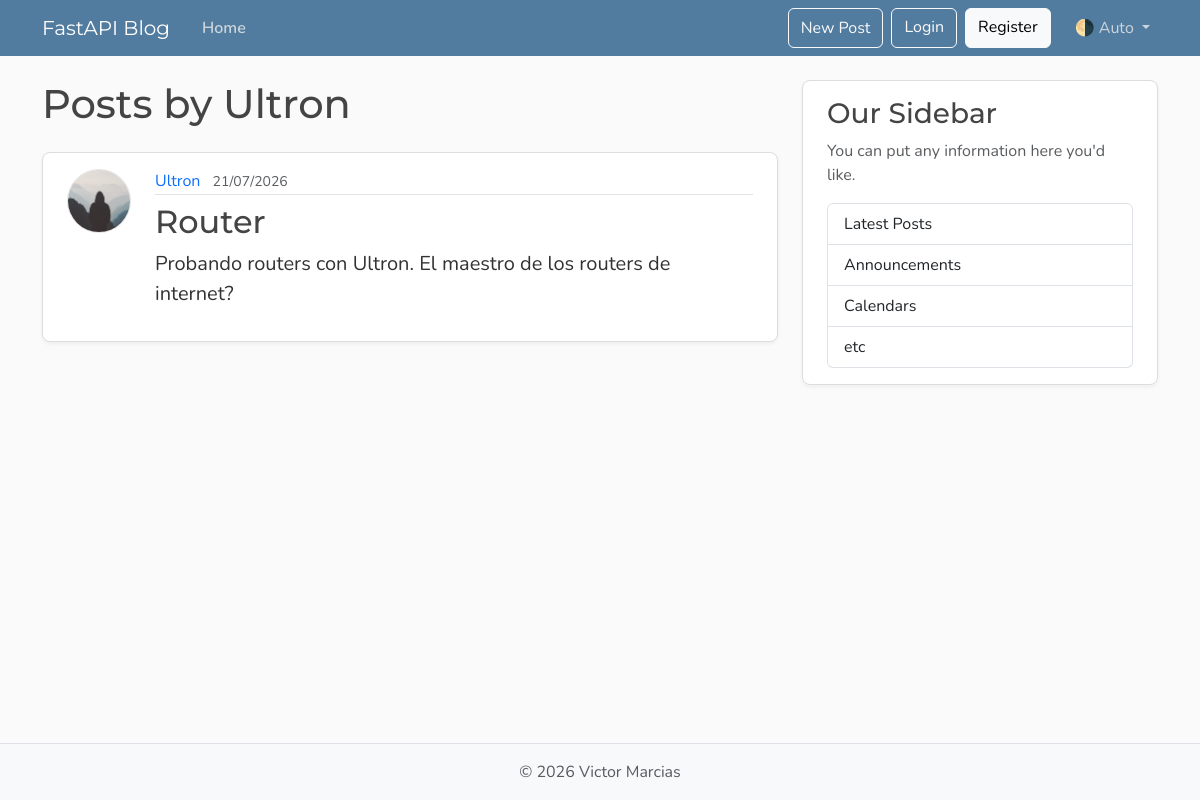
Before: /users/8/posts with the older database file.
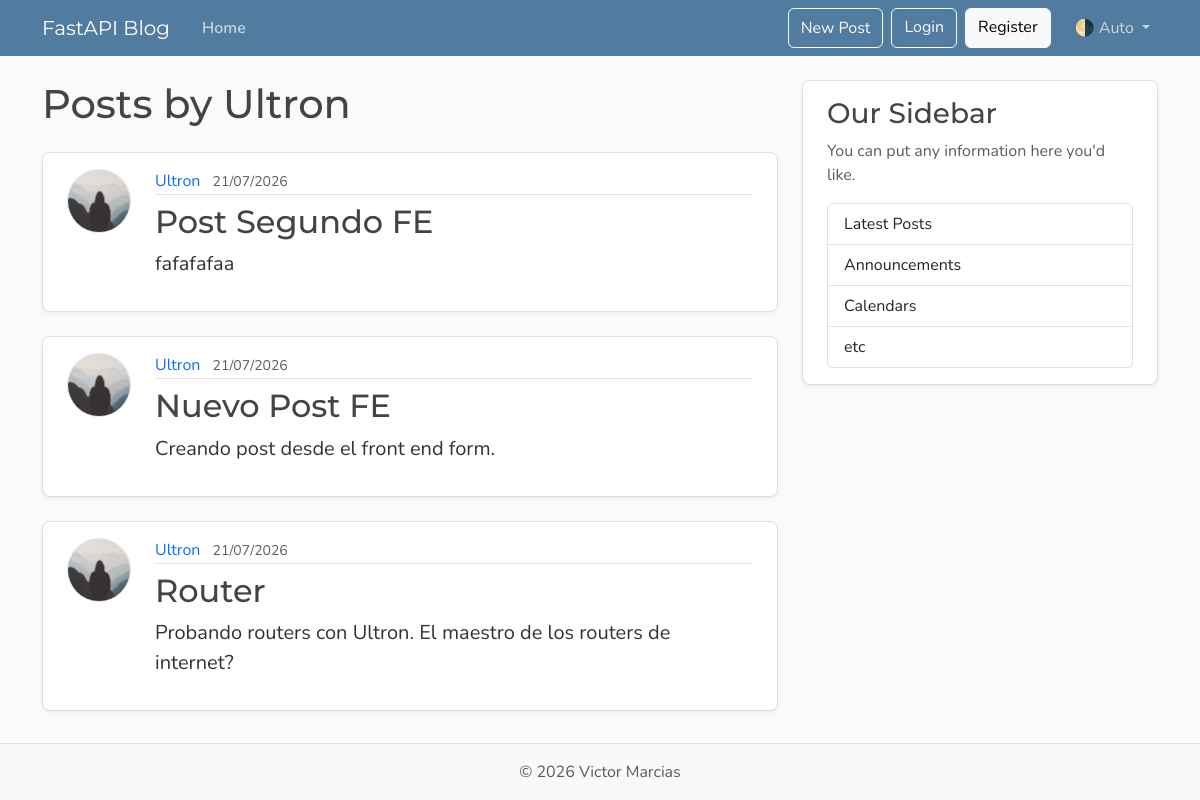
After: the same page with the newer database file.
### models.py (models this page shows, shortened)
class User(Base):
    __tablename__ = "users"
    id: Mapped[int] = mapped_column(Integer, primary_key=True, index=True)
    username: Mapped[str] = mapped_column(String(50), unique=True, nullable=False)
    email: Mapped[str] = mapped_column(String(120), unique=True, nullable=False)
    image_file: Mapped[str | None] = mapped_column(
        String(200),
        nullable=True,
        default=None,
    )
    posts: Mapped[list[Post]] = relationship(
        back_populates="author",
        cascade="all, delete-orphan"
    )

class Post(Base):
    __tablename__ = "posts"
    id: Mapped[int] = mapped_column(Integer, primary_key=True, index=True)
    title: Mapped[str] = mapped_column(String(100), nullable=False)
    content: Mapped[str] = mapped_column(Text, nullable=False)
    user_id: Mapped[int] = mapped_column(
        ForeignKey("users.id"),
        nullable=False,
        index=True,
    )
    date_posted: Mapped[datetime] = mapped_column(
        DateTime(timezone=True),
        default=lambda: datetime.now(UTC),
    )
    author: Mapped[User] = relationship(back_populates="posts")

### main.py (the view)
@app.get("/users/{user_id}/posts", include_in_schema=False, name="user_posts")
async def user_posts_page(
    request: Request,
    user_id: int,
    db: Annotated[AsyncSession, Depends(get_db)],
):
    result = await db.execute(
        select(models.User)
        .where(models.User.id == user_id)
    )
    user = result.scalars().first()
    if not user:
        raise HTTPException(
            status_code=status.HTTP_404_NOT_FOUND,
            detail="User not found",
        )
    result = await db.execute(
        select(models.Post)
        .options(selectinload(models.Post.author))
        .where(models.Post.user_id == user_id)
        .order_by(models.Post.date_posted.desc())
    )
    posts = result.scalars().all()
    return templates.TemplateResponse(
        request,
        "user_posts.html",
        {"posts": posts, "user": user, "title": f"{user.username}'s Posts"},
    )

### templates/user_posts.html
{% extends "layout.html" %}
{% block content %}
  <h1 class="mb-4">Posts by {{ user.username }}</h1>
  {% for post in posts %}
    <article class="content-section py-3 px-4 mb-4">
      <div class="d-flex align-items-start gap-4">
        <img class="rounded-circle article-img flex-shrink-0"
             src="{{ post.author.image_path }}"
             alt="{{ post.author.username }}'s profile picture"
             width="64"
             height="64"
             loading="lazy">
        <div class="flex-grow-1">
          <div class="article-metadata mb-2">
            <a class="me-2"
               href="{{ url_for('user_posts', user_id=post.author.id) }}">{{ post.author.username }}</a>
            <small class="text-body-secondary">{{ post.date_posted.strftime('%d/%m/%Y') }}</small>
          </div>
          <h2>
            <a class="article-title"
               href="{{ url_for('post_page', post_id=post.id) }}">{{ post.title }}</a>
          </h2>
          <p class="article-content">{{ post.content }}</p>
        </div>
      </div>
    </article>
  {% else %}
    <p class="text-body-secondary">No posts by this user yet.</p>
  {% endfor %}
{% endblock content %}

### templates/layout.html (shortened to what this page needs)
<!DOCTYPE html>
<html lang="en">
<head>
  <link href="https://cdn.jsdelivr.net/npm/bootstrap@5.3.8/dist/css/bootstrap.min.css" rel="stylesheet"
>
  <link rel="stylesheet" type="text/css" href="{{ url_for('static', path='css/main.css') }}">
</head>
<body class="d-flex flex-column min-vh-100">
  <header class="site-header">
    <nav class="navbar navbar-expand-md bg-steel fixed-top" data-bs-theme="dark">
      <div class="container">
        <a class="navbar-brand me-4" href="{{ url_for('home') }}">FastAPI Blog</a>
        <div class="collapse navbar-collapse" id="navbarToggle">
          <div class="navbar-nav me-auto">
            <a class="nav-link active" aria-current="page" href="{{ url_for('home') }}">Home</a>
          </div>
          <div class="navbar-nav">
            <button class="btn btn-outline-light mb-2 mb-md-0 me-md-2" type="button" data-bs-toggle="modal"
              data-bs-target="#createPostModal">New Post</button>
            <a class="btn btn-outline-light mb-2 mb-md-0 me-md-2" href="#">Login</a>
            <a class="btn btn-light mb-2 mb-md-0 me-md-3" href="#">Register</a>
            <div class="nav-item dropdown">
              <a class="nav-link dropdown-toggle" href="#" role="button" id="bd-theme" data-bs-toggle="dropdown"
                aria-expanded="false">
                <span id="bd-theme-text">🌗 Auto</span>
              </a>
            </div>
          </div>
        </div>
      </div>
    </nav>
  </header>
  <main role="main" class="container">
    <div class="row">
      <div class="col-md-8">
        {% block content %}
        {% endblock content %}
      </div>
      <aside class="col-md-4">
        <div class="content-section py-3 px-4 mb-4">
          <h3>Our Sidebar</h3>
          <p class="text-body-secondary">You can put any information here you'd like.</p>
          <ul class="list-group">
            <li class="list-group-item">Latest Posts</li>
            <li class="list-group-item">Announcements</li>
            <li class="list-group-item">Calendars</li>
            <li class="list-group-item">etc</li>
          </ul>
        </div>
      </aside>
    </div>
  </main>
  <footer class="mt-auto py-3 bg-body-tertiary border-top">
    <div class="container text-center">
      <p class="text-body-secondary mb-0">
        © <span id="year"></span> Victor Marcias
      </p>
    </div>
  </footer>
</body>
</html>

### static/css/main.css (style rules this page uses)
:root { --font-heading: "Montserrat", system-ui, -apple-system, BlinkMacSystemFont, sans-serif; --font-body: "Nunito", system-ui, -apple-system, BlinkMacSystemFont, sans-serif; --color-bg-body: #fafafa; --color-bg-content: #ffffff; --color-text-primary: #333333; --color-text-heading: #444444; --color-steel: #527c9f; --color-nav-link: #cbd5db; --color-nav-link-hover: #ffffff; --color-link-hover: #428bca; --color-border: #dddddd; --color-border-light: #e3e3e3; --spacing-xl: 5rem; --article-img-size: 4rem; --account-img-size: 7.813rem; }
body { font-family: var(--font-body); background: var(--color-bg-body); color: var(--color-text-primary); }
main { padding-top: var(--spacing-xl); }
h1, h2, h3, h4, h5, h6 { font-family: var(--font-heading); color: var(--color-text-heading); }
.navbar-brand { font-family: var(--font-heading); }
a { text-decoration: none; }
.bg-steel { background-color: var(--color-steel); }
.site-header .navbar-nav .nav-link { color: var(--color-nav-link); transition: color 0.2s ease-in-out; }
.site-header .navbar-nav .nav-link.active { font-weight: 600; }
.content-section { background: var(--color-bg-content); border: 1px solid var(--color-border); border-radius: 0.5rem; box-shadow: 0 2px 4px rgba(15, 23, 42, 0.05); transition: box-shadow 0.15s ease, transform 0.15s ease, border-color 0.15s ease; }
.article-title { color: var(--color-text-heading); transition: color 0.2s ease-in-out; }
.article-content { white-space: pre-line; font-size: 1.25rem; }
.article-img { height: var(--article-img-size); width: var(--article-img-size); flex-shrink: 0; object-fit: cover; border: 1px solid var(--color-border-light); box-shadow: 0 0 0 2px var(--color-bg-content); }
.article-metadata { padding-bottom: 0.063rem; border-bottom: 1px solid var(--color-border-light); }
.article-metadata a { transition: color 0.2s ease-in-out; }
[data-bs-theme="dark"] { --color-bg-body: #1a1a1a; --color-bg-content: #2d2d2d; --color-text-primary: #e0e0e0; --color-text-heading: #f0f0f0; --color-border: #404040; --color-border-light: #4a4a4a; }

Changed rows visible on the page:
added Post: author.username "Ultron", date_posted "21/07/2026", title "Post Segundo FE", content "fafafafaa"
added Post: author.username "Ultron", date_posted "21/07/2026", title "Nuevo Post FE", content "Creando post desde el front end form."
